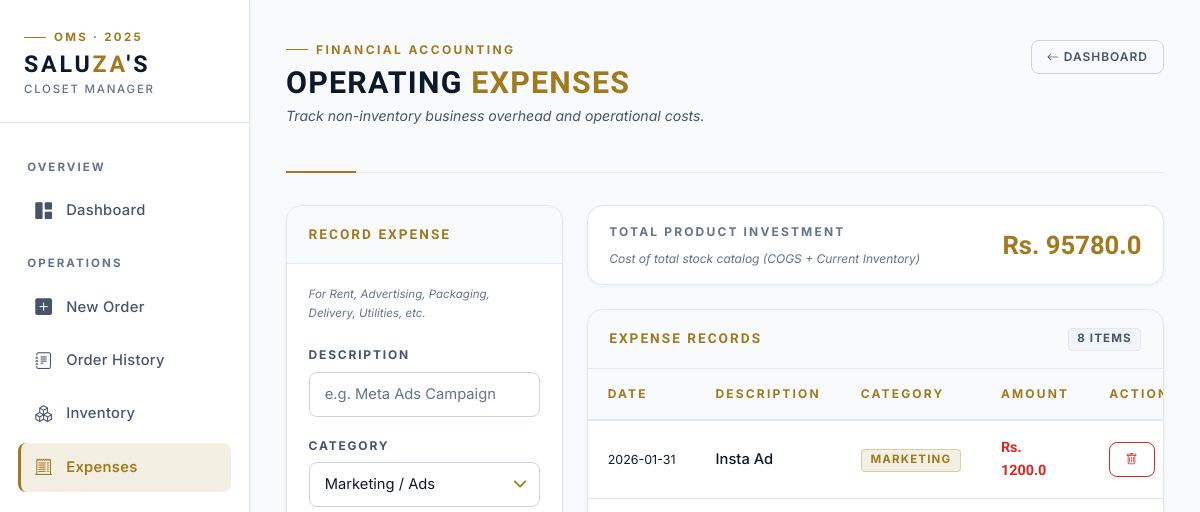
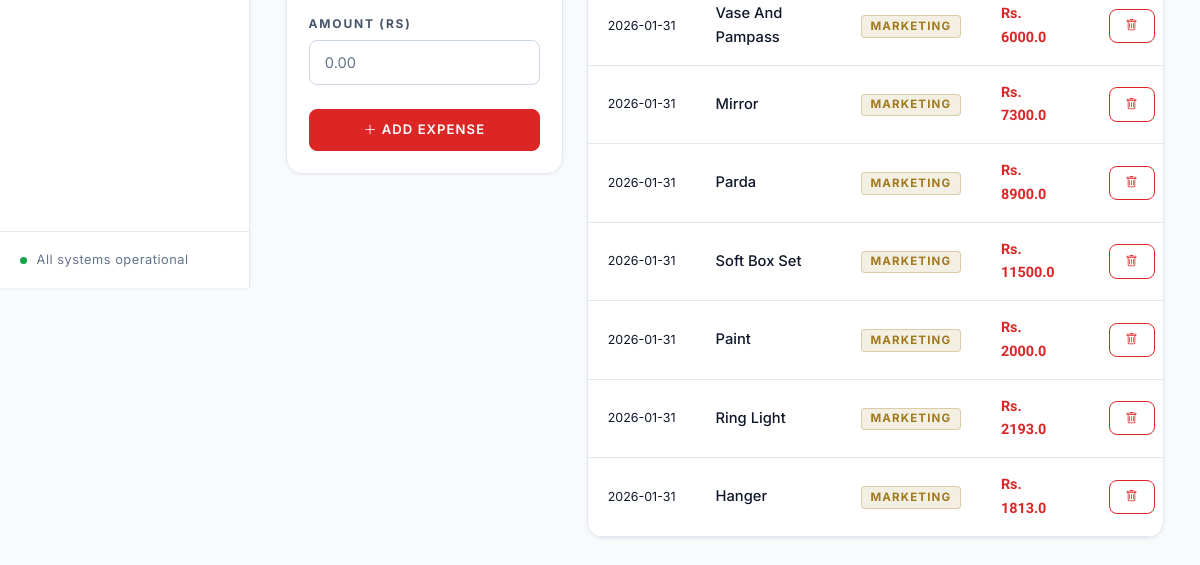
The app's page /expenses, older data (2 pictures, top to bottom).
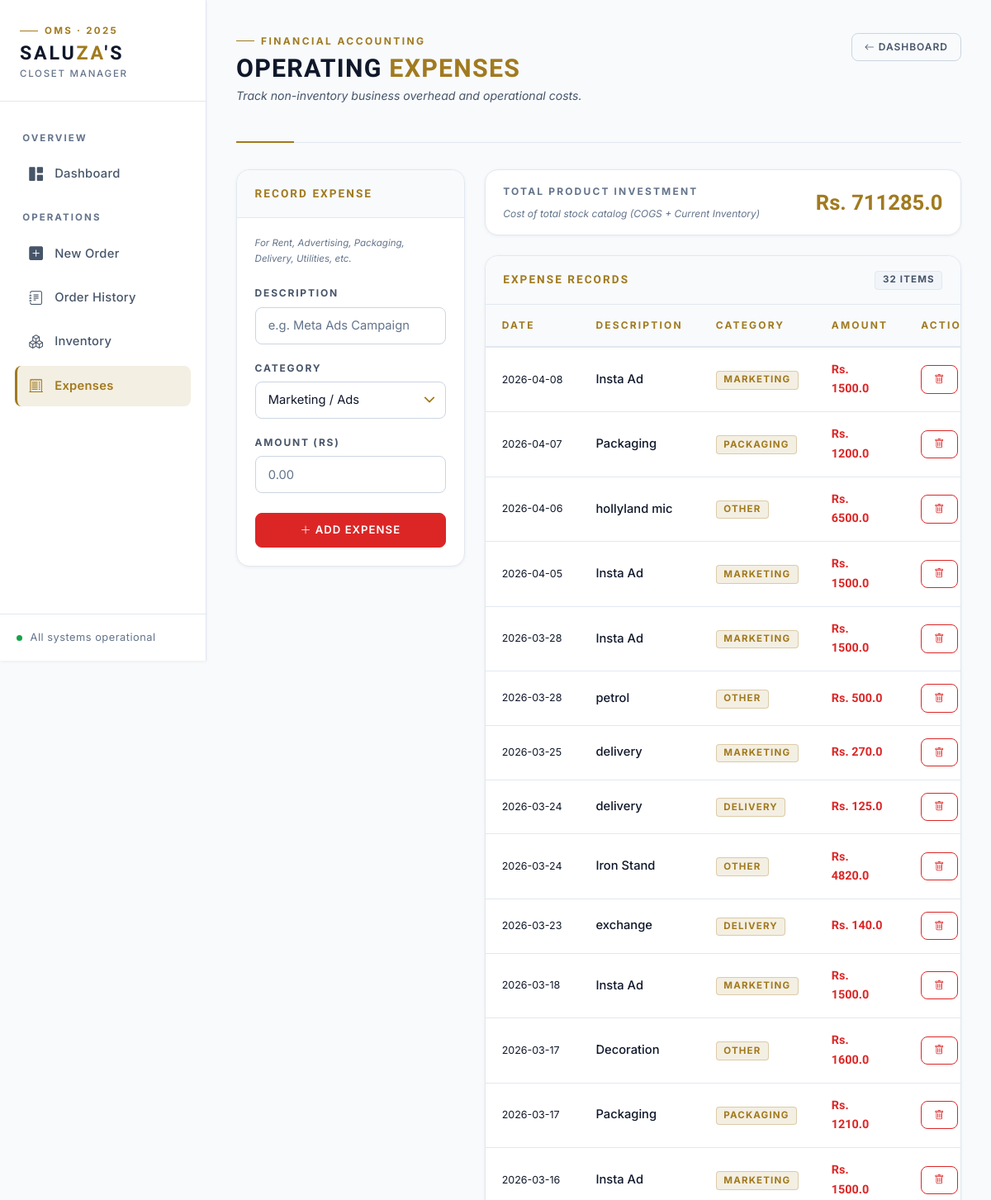
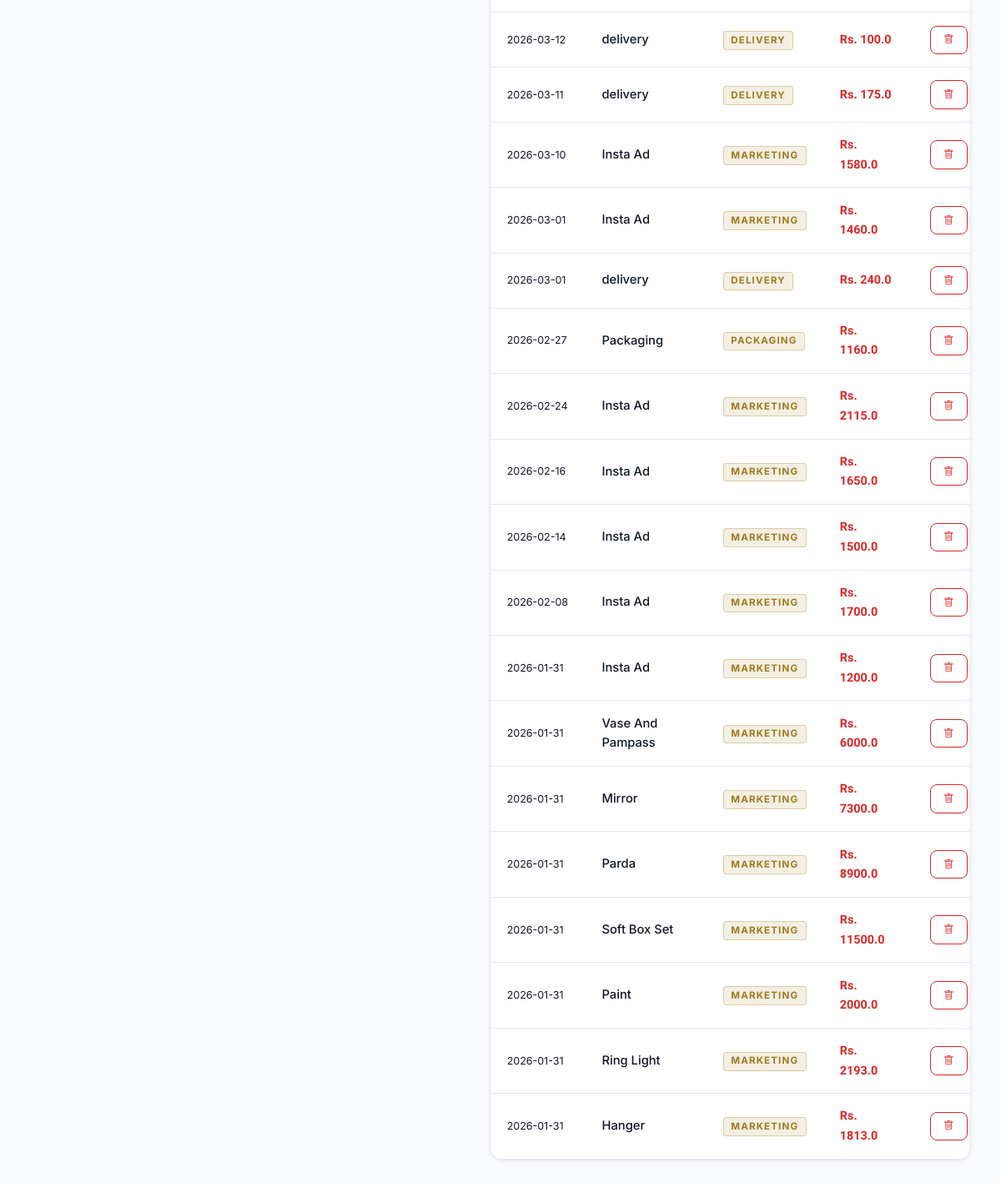
The same page, newer data (2 pictures, top to bottom).
### app.py (models this page shows)
class Expense(db.Model):
    id = db.Column(db.Integer, primary_key=True)
    description = db.Column(db.String(100), nullable=False)
    category = db.Column(db.String(50), nullable=False) # e.g. Rent, Marketing, Packaging
    amount = db.Column(db.Float, nullable=False)
    date = db.Column(db.DateTime, default=datetime.utcnow)

### app.py (the view, shortened to what this page needs)
@app.route('/expenses', methods=['GET', 'POST'])
def expenses():
    all_expenses = Expense.query.order_by(Expense.date.desc()).all()
    inventory_value = 0
    products = Product.query.all()
    for p in products:
        inventory_value += (p.stock * p.cost_price)
    sold_cost = 0
    order_items = OrderItem.query.all()
    for item in order_items:
        product = Product.query.get(item.product_id)
        if product:
            sold_cost += (item.quantity * product.cost_price)
    total_product_expense = inventory_value + sold_cost
    return render_template('expenses.html',
                           expenses=all_expenses,
                           product_expense=total_product_expense)

### templates/expenses.html (shortened to what this page needs)
{% extends "layout.html" %}
{% block content %}
<div class="page-header">
    <div>
        <div class="page-header-eyebrow">
            <div class="page-header-eyebrow-line"></div>
            <span class="page-header-eyebrow-text">Financial Accounting</span>
        </div>
        <h1>Operating <span class="gold">Expenses</span></h1>
        <p class="page-header-sub">Track non-inventory business overhead and operational costs.</p>
    </div>
    <a href="/" class="btn btn-outline-secondary btn-sm">
        <i class="bi bi-arrow-left me-1"></i>Dashboard
    </a>
</div>
<div class="row g-4">
    <div class="col-md-4">
        <div class="card" style="position: sticky; top: 1.5rem;">
            <div class="card-header">Record Expense</div>
            <div class="card-body">
                <p style="font-size: 0.72rem; color: var(--text-tertiary); font-style: italic; margin-bottom: 1.25rem;">
                    For Rent, Advertising, Packaging, Delivery, Utilities, etc.
                </p>
                <form method="POST">
                    <div class="mb-3">
                        <label class="form-label">Description</label>
                        <input type="text" name="description" class="form-control" placeholder="e.g. Meta Ads Campaign"
                            required>
                    </div>
                    <div class="mb-3">
                        <label class="form-label">Category</label>
                        <select name="category" class="form-select">
                            <option value="Marketing">Marketing / Ads</option>
                        </select>
                    </div>
                    <div class="mb-4">
                        <label class="form-label">Amount (Rs)</label>
                        <input type="number" name="amount" step="0.01" class="form-control" placeholder="0.00" required>
                    </div>
                    <button type="submit" class="btn btn-danger w-100">
                        <i class="bi bi-plus-lg me-1"></i>Add Expense
                    </button>
                </form>
            </div>
        </div>
    </div>
    <div class="col-md-8">
        <div class="card mb-4" style="background: var(--surface-2); border-color: var(--line-soft);">
            <div class="card-body d-flex justify-content-between align-items-center py-3">
                <div>
                    <div class="stat-label">Total Product Investment</div>
                    <div style="font-size: 0.75rem; color: var(--text-tertiary); font-style: italic;">Cost of total
                        stock catalog (COGS + Current Inventory)</div>
                </div>
                <div class="text-end">
                    <div
                        style="font-family: 'Oswald', sans-serif; font-size: 1.6rem; font-weight: 600; color: var(--gold);">
                        Rs. {{ product_expense }}</div>
                </div>
            </div>
        </div>
        <div class="card">
            <div class="card-header" style="justify-content: space-between;">
                <span>Expense Records</span>
                <span class="badge bg-secondary">{{ expenses | length }} items</span>
            </div>
            <div class="card-body p-0">
                <div class="table-responsive">
                    <table class="table table-hover mb-0 align-middle">
                        <thead>
                            <tr>
                                <th>Date</th>
                                <th>Description</th>
                                <th>Category</th>
                                <th>Amount</th>
                                <th>Action</th>
                            </tr>
                        </thead>
                        <tbody>
                            {% for exp in expenses %}
                            <tr>
                                <td style="color: var(--text-secondary); font-size: 0.78rem; white-space: nowrap;">
                                    {{ exp.date.strftime('%Y-%m-%d') }}
                                </td>
                                <td style="font-weight: 500;">{{ exp.description }}</td>
                                <td>
                                    <span class="badge bg-gold">{{ exp.category }}</span>
                                </td>
                                <td>
                                    <span
                                        style="font-family: 'Oswald', sans-serif; font-weight: 600; color: var(--danger); font-size: 0.9rem;">
                                        Rs. {{ exp.amount }}
                                    </span>
                                </td>
                                <td>
                                    <a href="/delete_expense/{{ exp.id }}" class="btn btn-sm btn-outline-danger"
                                        onclick="return confirm('Delete this expense entry?')" title="Delete">
                                        <i class="bi bi-trash"></i>
                                    </a>
                                </td>
                            </tr>
                            {% endfor %}
                        </tbody>
                    </table>
                </div>
            </div>
        </div>
    </div>
</div>
{% endblock %}

### templates/layout.html (shortened to what this page needs)
<!DOCTYPE html>
<html lang="en">
<head>
    <link href="https://cdn.jsdelivr.net/npm/bootstrap@5.3.0/dist/css/bootstrap.min.css" rel="stylesheet">
    <link rel="stylesheet" href="https://cdn.jsdelivr.net/npm/bootstrap-icons@1.11.3/font/bootstrap-icons.min.css">
</head>
<body>
    <aside class="sidebar" id="sidebar">
        <a class="sidebar-brand" href="/">
            <div class="sidebar-eyebrow">
                <div class="sidebar-eyebrow-line"></div>
                <span class="sidebar-eyebrow-text">OMS · 2025</span>
            </div>
            <span class="sidebar-brand-name">Salu<span>za</span>'s</span>
            <span class="sidebar-brand-sub">Closet Manager</span>
        </a>
        <nav class="sidebar-nav">
            <span class="sidebar-nav-label">Overview</span>
            <a class="sidebar-link {% if request.path == '/' %}active{% endif %}" href="/">
                <i class="bi bi-grid-1x2-fill"></i> Dashboard
            </a>
            <span class="sidebar-nav-label">Operations</span>
            <a class="sidebar-link {% if request.path == '/new_order' %}active{% endif %}" href="/new_order">
                <i class="bi bi-plus-square-fill"></i> New Order
            </a>
            <a class="sidebar-link {% if request.path == '/orders' %}active{% endif %}" href="/orders">
                <i class="bi bi-journal-text"></i> Order History
            </a>
            <a class="sidebar-link {% if request.path == '/inventory' %}active{% endif %}" href="/inventory">
                <i class="bi bi-boxes"></i> Inventory
            </a>
            <a class="sidebar-link {% if request.path == '/expenses' %}active{% endif %}" href="/expenses">
                <i class="bi bi-receipt-cutoff"></i> Expenses
            </a>
        </nav>
        <div class="sidebar-footer">
            <div class="sidebar-status">
                <div class="status-dot"></div>
                <span>All systems operational</span>
            </div>
        </div>
    </aside>
    <div class="main-wrapper">
        <div class="main-content page-content">
            {% block content %}{% endblock %}
        </div>
    </div>
</body>
</html>

Row changes from the older to the newer data that the page shows:
added Expense: date "2026-04-08", description "Insta Ad", category "MARKETING", amount "1500.0"
added Expense: date "2026-04-07", description "Packaging", category "PACKAGING", amount "1200.0"
added Expense: date "2026-04-06", description "hollyland mic", category "OTHER", amount "6500.0"
added Expense: date "2026-04-05", description "Insta Ad", category "MARKETING", amount "1500.0"
added Expense: date "2026-03-28", description "Insta Ad", category "MARKETING", amount "1500.0"
added Expense: date "2026-03-28", description "petrol", category "OTHER", amount "500.0"
added Expense: date "2026-03-25", description "delivery", category "MARKETING", amount "270.0"
added Expense: date "2026-03-24", description "delivery", category "DELIVERY", amount "125.0"
added Expense: date "2026-03-24", description "Iron Stand", category "OTHER", amount "4820.0"
added Expense: date "2026-03-23", description "exchange", category "DELIVERY", amount "140.0"
added Expense: date "2026-03-18", description "Insta Ad", category "MARKETING", amount "1500.0"
added Expense: date "2026-03-17", description "Decoration", category "OTHER", amount "1600.0"
added Expense: date "2026-03-17", description "Packaging", category "PACKAGING", amount "1210.0"
added Expense: date "2026-03-16", description "Insta Ad", category "MARKETING", amount "1500.0"
added Expense: date "2026-03-12", description "delivery", category "DELIVERY", amount "100.0"
added Expense: date "2026-03-11", description "delivery", category "DELIVERY", amount "175.0"
added Expense: date "2026-03-10", description "Insta Ad", category "MARKETING", amount "1580.0"
added Expense: date "2026-03-01", description "Insta Ad", category "MARKETING", amount "1460.0"
added Expense: date "2026-03-01", description "delivery", category "DELIVERY", amount "240.0"
added Expense: date "2026-02-27", description "Packaging", category "PACKAGING", amount "1160.0"
added Expense: date "2026-02-24", description "Insta Ad", category "MARKETING", amount "2115.0"
added Expense: date "2026-02-16", description "Insta Ad", category "MARKETING", amount "1650.0"
added Expense: date "2026-02-14", description "Insta Ad", category "MARKETING", amount "1500.0"
added Expense: date "2026-02-08", description "Insta Ad", category "MARKETING", amount "1700.0"
Text that changed along with them:
{{ product_expense }}: "95780.0" → "711285.0"
{{ expenses | length }}: "8" → "32"
